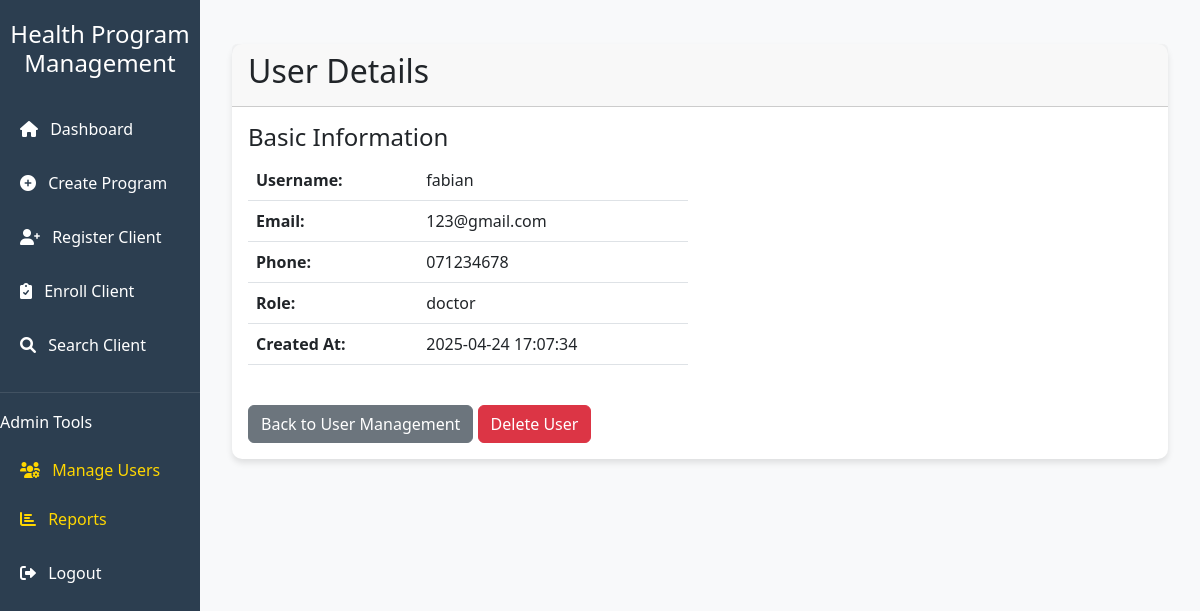
The app's page /view-user/2 (signed in) with its own data.
### app/model.py (models this page shows, shortened)
class User(UserMixin, db.Model):
    __tablename__ = 'users'
    ROLES = ['admin', 'doctor', 'client']
    id = db.Column(db.Integer, primary_key=True, autoincrement=True)
    username = db.Column(db.String(100), nullable=False)
    email = db.Column(db.String(100))
    phone = db.Column(db.String(50))
    password_hash = db.Column(db.String(256), nullable=False)
    role = db.Column(db.String(50), nullable=False)
    created_at = db.Column(db.DateTime, default=datetime.utcnow)
    last_login = db.Column(db.DateTime, default=datetime.utcnow)
    client_profile = db.relationship('Client', backref='user', uselist=False, foreign_keys='Client.registered_by')
    notifications = db.relationship('Notification', backref='user', lazy=True)
    doctor_appointments = db.relationship('Appointment', backref='doctor', lazy=True, foreign_keys='Appointment.doctor_id')

### app/routes.py (the view)
@main.route('/view-user/<int:user_id>')
@login_required
@admin_required
def view_user(user_id):
    user = User.query.get_or_404(user_id)
    client_profile = None
    if user.role == 'client':
        client_profile = Client.query.get(user_id)
    return render_template('view_user.html', user=user, client_profile=client_profile)

### app/_init_.py (called while the page is built)
@login_manager.user_loader
def load_user(user_id):
    return User.query.get(int(user_id))

### app/utils.py (called while the page is built)
def login_required(f):
    @wraps(f)
    def decorated_function(*args, **kwargs):
        if not current_user.is_authenticated:
            flash("You need to be logged in to access this page.", "warning")
            return redirect(url_for('main.login'))
        return f(*args, **kwargs)
    return decorated_function

def admin_required(f):
    @wraps(f)
    def decorated_function(*args, **kwargs):
        if not current_user.is_authenticated:
            flash("You need to be logged in to access this page.", "warning")
            return redirect(url_for('main.login'))
        if current_user.role != 'admin':
            flash("You need to be an admin to access this page.", "danger")
            return redirect(url_for('main.index'))
        return f(*args, **kwargs)
    return decorated_function

### app/templates/view_user.html (shortened to what this page needs)
{% extends "base.html" %}
{% block content %}
<div class="container mt-4">
    <div class="card">
        <div class="card-header">
            <h2>User Details</h2>
        </div>
        <div class="card-body">
            <div class="row">
                <div class="col-md-6">
                    <h4>Basic Information</h4>
                    <table class="table">
                        <tr>
                            <th>Username:</th>
                            <td>{{ user.username }}</td>
                        </tr>
                        <tr>
                            <th>Email:</th>
                            <td>{{ user.email }}</td>
                        </tr>
                        <tr>
                            <th>Phone:</th>
                            <td>{{ user.phone }}</td>
                        </tr>
                        <tr>
                            <th>Role:</th>
                            <td>{{ user.role }}</td>
                        </tr>
                        <tr>
                            <th>Created At:</th>
                            <td>{{ user.created_at.strftime('%Y-%m-%d %H:%M:%S') }}</td>
                        </tr>
                    </table>
                </div>
            </div>
            <div class="mt-4">
                <a href="{{ url_for('main.manage_users') }}" class="btn btn-secondary">Back to User Management</a>
                <form method="POST" action="{{ url_for('main.delete_user', user_id=user.id) }}" style="display: inline;">
                    <button type="submit" class="btn btn-danger" onclick="return confirm('Are you sure you want to delete this user?')">Delete User</button>
                </form>
            </div>
        </div>
    </div>
</div>
{% endblock %}

### app/templates/base.html (style rules this page uses)
:root { --primary-color: #2c3e50; --secondary-color: #3498db; --accent-color: #e74c3c; --light-bg: #f8f9fa; }
body { font-family: 'Segoe UI', Tahoma, Geneva, Verdana, sans-serif; background-color: var(--light-bg); }
.card { border: none; border-radius: 10px; box-shadow: 0 4px 6px rgba(0, 0, 0, 0.1); transition: transform 0.3s; }

### records on screen
User: username "fabian", email "123@gmail.com", phone "071234678", role "doctor", created_at "2025-04-24 17:07:34"
